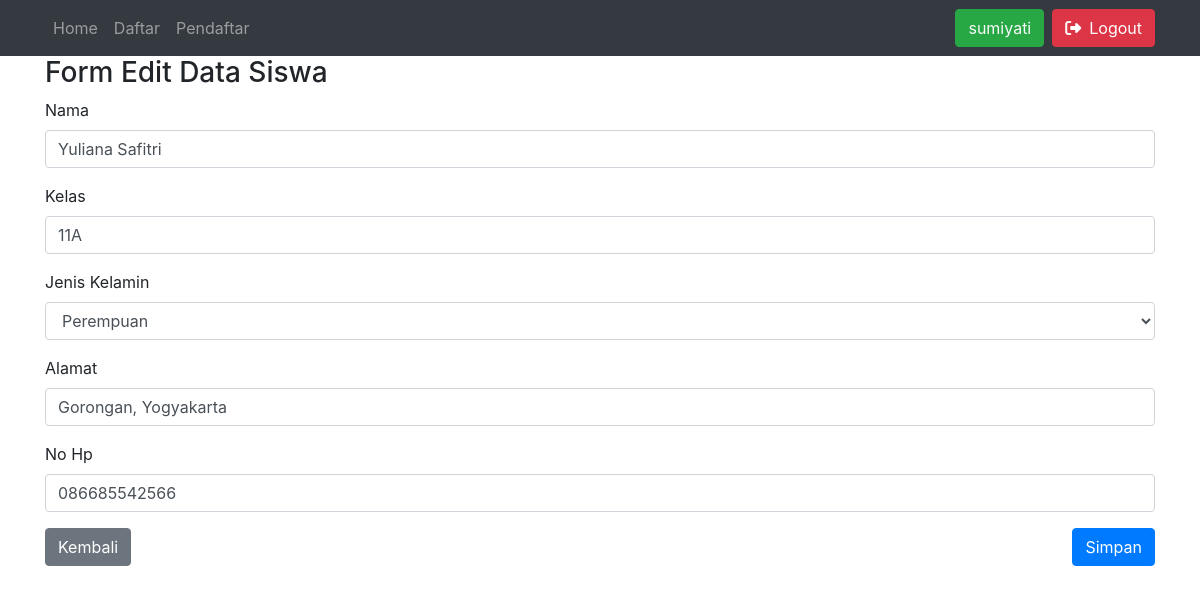
Page /form-edit.php?No_Presensi=1 (signed in) on the committed database.
### tables this page shows
CREATE TABLE `tb_siswa` (
  `No_Presensi` int(4) NOT NULL,
  `Nama` varchar(30) NOT NULL,
  `Kelas` varchar(3) NOT NULL,
  `Jenis_Kelamin` int(1) NOT NULL,
  `Alamat` varchar(50) NOT NULL,
  `No_hp` varchar(15) NOT NULL
);

### form-edit.php (the view, shortened to what this page needs)
<?php
include("config.php");
$No_Presensi = $_GET['No_Presensi'];
$sql = "SELECT * FROM tb_siswa WHERE No_Presensi = $No_Presensi";
$query = mysqli_query($db, $sql);
$siswa = mysqli_fetch_object($query);
$nomorDepan = substr($siswa->No_hp, 0, 4);
$nomorTengah = substr($siswa->No_hp, 5, 4);
$nomorAkhir = substr($siswa->No_hp, 10, 4);
$nomorHp = $nomorDepan . '' . $nomorTengah . '' . $nomorAkhir;
?>
<?php require "theme/head.php" ?>
<?php require "theme/navbar.php" ?>
<?php if (!isset($_SESSION['username'])) : ?>
    <div class="container">
        <header>
            <h3 class="mt-5">Mohon untuk <a href="login/index.php" class="btn btn-primary">Login</a> terlebih dahulu</h3>
        </header>
    </div>
<?php else : ?>
    <div class="container">
        <header>
            <h3>Form Edit Data Siswa</h3>
        </header>
        <form action="proses-edit.php" method="post">
            <fieldset>
                <div class="form-group">
                    <label for="nama">Nama</label>
                    <input type="text" class="form-control" name="nama" placeholder="Nama Lengkap" value="<?= $siswa->Nama ?>">
                </div>
                <div class="form-group">
                    <label for="kelas">Kelas</label>
                    <input class="form-control" type="text" name="kelas" placeholder="11A" value="<?= $siswa->Kelas ?>">
                </div>
                <div class="form-group">
                    <label for="jenisKelamin">Jenis Kelamin</label>
                    <select class="form-control" name="jenisKelamin">
                        <option value="1" <?= ($siswa->Jenis_Kelamin == 1) ? 'selected' : '' ?>>Perempuan</option>
                    </select>
                </div>
                <div class="form-group">
                    <label for="alamat">Alamat</label>
                    <input class="form-control" type="text" name="alamat" placeholder="Jln Nganu, NGanu, Nganu" value="<?= $siswa->Alamat ?>">
                </div>
                <div class="form-group">
                    <label for="alamat">No Hp</label>
                    <input class="form-control" type="text" name="nohp" placeholder="084565987845" value="<?= $nomorHp ?>">
                </div>
                <div class="form-group">
                    <a href="list-siswa.php" class="btn btn-secondary">Kembali</a>
                    <button type="submit" name="simpan" class="btn btn-primary float-right">Simpan</button>
                </div>
            </fieldset>
        </form>
    </div>
<?php endif; ?>
<?php require "theme/footer.php" ?>

### rows in the picture
tb_siswa: nama "Yuliana Safitri", kelas "11A", jenisKelamin "Perempuan", alamat "Gorongan, Yogyakarta", nohp "086685542566"

### other values in the picture
$_SESSION['username'] "sumiyati"
